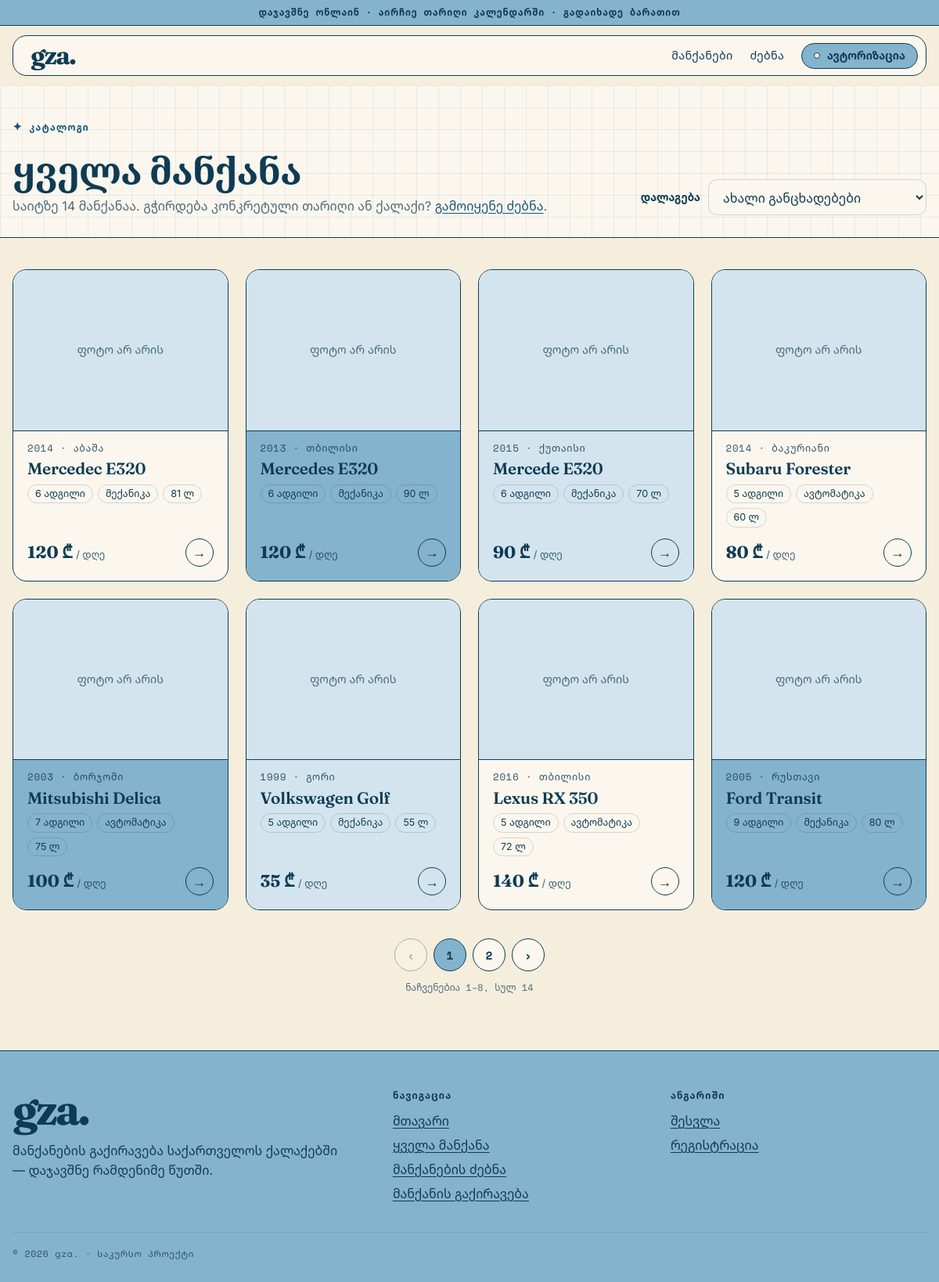
Screenshot of /cars/ with the database file from the repository.
### portal/models.py (models this page shows, shortened)
class Car(models.Model):
    owner = models.ForeignKey(
        User, on_delete=models.CASCADE, related_name="cars", verbose_name="მფლობელი"
    )
    brand = models.CharField("ბრენდი", max_length=50)
    model = models.CharField("მოდელი", max_length=50)
    year = models.PositiveIntegerField("გამოშვების წელი", validators=[MinValueValidator(MIN_YEAR)])
    price = models.PositiveIntegerField("ფასი დღეში (₾)", validators=[MinValueValidator(1)])
    capacity = models.PositiveSmallIntegerField(
        "ტევადობა", validators=[MinValueValidator(MIN_SEATS), MaxValueValidator(MAX_SEATS)]
    )
    transmission = models.CharField("ტრანსმისია", max_length=20, choices=TRANSMISSIONS)
    city = models.CharField("ქალაქი", max_length=50, choices=[(c, c) for c in CITIES])
    fuel_capacity = models.PositiveSmallIntegerField("ბაკის მოცულობა (ლ)")
    image1 = models.FileField("ფოტო 1", upload_to="cars/")
    image2 = models.FileField("ფოტო 2", upload_to="cars/")
    image3 = models.FileField("ფოტო 3", upload_to="cars/")
    latitude = models.FloatField("განედი", null=True, blank=True)
    longitude = models.FloatField("გრძედი", null=True, blank=True)
    created_at = models.DateTimeField("დამატების დრო", auto_now_add=True)  # ივსება ავტომატურად შექმნისას
    class Meta:
        ordering = ["-created_at"]  # ნაგულისხმევი დალაგება: ჯერ უახლესი ("-" = კლებადობით)
        verbose_name = "მანქანა"
        verbose_name_plural = "მანქანები"

### portal/views.py (the view)
# urls.py: path("cars/", views.cars_view, name="cars"),                         # ყველა მანქანა + დალაგება
def cars_view(request):
    sort = request.GET.get("sort")
    if sort not in SORTS:
        sort = "newest"  # უცნობი მნიშვნელობისას — ნაგულისხმევი დალაგება
    cars = Car.objects.annotate(
        times_rented=Count("rentals", filter=Q(rentals__status=Rental.PAID))
    ).order_by(*SORTS[sort][1])
    return render(request, "portal/cars.html", {
        "page_obj": paginate(request, cars, CARS_PER_PAGE),
        "sort": sort,
        "sorts": [(key, label) for key, (label, _) in SORTS.items()],
    })

### portal/context_processors.py (called while the page is built)
def site(request):
    context = {"site_name": settings.SITE_NAME}
    if request.user.is_authenticated:
        context["unread_count"] = request.user.notifications.filter(is_read=False).count()
    return context

### portal/views.py (called while the page is built)
def paginate(request, items, per_page):
    page = Paginator(items, per_page).get_page(request.GET.get("page"))
    page.numbers = list(page.paginator.get_elided_page_range(page.number, on_each_side=1, on_ends=1))
    page.ellipsis = Paginator.ELLIPSIS
    return page

### portal/templates/portal/cars.html (shortened to what this page needs)
{% extends "portal/layout.html" %}
{% block body %}
<section class="page-head grid-paper">
    <div class="container">
        <span class="eyebrow">კატალოგი</span>
        <div class="section-head" style="margin: 0;">
            <div>
                <h1>ყველა მანქანა</h1>
                <p class="muted" style="margin: 0;">საიტზე {{ page_obj.paginator.count }} მანქანაა. გჭირდება კონკრეტული თარიღი ან ქალაქი? <a href="{% url 'filter' %}">გამოიყენე ძებნა</a>.</p>
            </div>
            <form method="get" class="sort-form">
                <label for="sort">დალაგება</label>
                <select id="sort" name="sort" onchange="this.form.submit()">
                    {% for key, label in sorts %}
                        <option value="{{ key }}" {% if key == sort %}selected{% endif %}>{{ label }}</option>
                    {% endfor %}
                </select>
            </form>
        </div>
    </div>
</section>
<section class="section-tight" style="padding-bottom: 72px;">
    <div class="container">
        <div class="grid">
            {% for car in page_obj %}
                {% include "portal/partials/car_card.html" %}
            {% empty %}
                <div class="empty-state"><p>მანქანები ჯერ არ არის დამატებული.</p></div>
            {% endfor %}
        </div>
        {% include "portal/partials/pagination.html" %}
    </div>
</section>
{% endblock %}

### portal/templates/portal/partials/car_card.html
<a href="{% url 'car_detail' car.id %}{{ date_query }}" class="car-card">
    <div class="photo-wrap">{% include "portal/partials/photo.html" with photo=car.image1 alt=car.brand %}</div>
    <div class="car-body">
        <p class="car-sub">{{ car.year }} · {{ car.city }}</p>
        <h3 class="car-title">{{ car.brand }} {{ car.model }}</h3>
        <div class="chips">
            <span class="chip">{{ car.capacity }} ადგილი</span>
            <span class="chip">{{ car.get_transmission_display }}</span>
            <span class="chip">{{ car.fuel_capacity }} ლ</span>
        </div>
        <div class="car-foot">
            <span class="price">{{ car.price }} ₾ <small>/ დღე</small></span>
            <span class="arrow" aria-hidden="true">→</span>
        </div>
    </div>
</a>

### portal/static/portal/css/style.css (style rules this page uses)
:root { --merino: #F5EEDD; --paper: #FBF7EE; --rock: #84B3CE; --rock-soft: #D3E4EE; --venice: #16587B; --ink: #0E3B53; --muted: #4A6A7D; --line: #0E3B53; --hairline: rgba(14, 59, 83, .18); --grid: rgba(22, 88, 123, .09); --danger: #A63A26; --danger-bg: #F6DFD7; --display: "Fraunces", "Noto Serif Georgian", Georgia, serif; --body: "Inter", "Noto Sans Georgian", system-ui, sans-serif; --mono: "Space Mono", "Noto Sans Georgian", ui-monospace, monospace; --radius: 18px; --radius-sm: 12px; --border: 1.5px solid var(--line); --shadow: 4px 4px 0 var(--rock); --shadow-lg: 6px 6px 0 var(--rock); }
*, *::before, *::after { box-sizing: border-box; }
html { -webkit-text-size-adjust: 100%; }
body { margin: 0; background: var(--merino); color: var(--ink); font-family: var(--body); font-size: 16px; line-height: 1.55; }
a { color: var(--venice); text-underline-offset: 3px; }
h1, h2, h3 { font-family: var(--display); font-weight: 600; line-height: 1.1; letter-spacing: -.01em; margin: 0 0 .5em; }
h1 { font-size: clamp(2rem, 4.5vw, 3rem); }
h3 { font-size: 1.2rem; }
p { margin: 0 0 1em; }
.container { width: min(1200px, 100% - 32px); margin-inline: auto; }
.section-tight { padding: 40px 0; }
.muted { color: var(--muted); }
.grid-paper { background-color: var(--paper); background-image: linear-gradient(var(--grid) 1px, transparent 1px), linear-gradient(90deg, var(--grid) 1px, transparent 1px); background-size: 28px 28px; }
.eyebrow { display: inline-flex; align-items: center; gap: .5rem; margin-bottom: 12px; font: 700 .72rem/1 var(--mono); letter-spacing: .12em; color: var(--venice); }
.eyebrow::before { content: "✦"; font-size: .9rem; }
label { display: block; font-weight: 600; font-size: .85rem; margin-bottom: 6px; }
input[type=text], input[type=email], input[type=password], input[type=number], input[type=date], select { width: 100%; padding: 11px 14px; font: inherit; color: var(--ink); background: var(--paper); border: 1.5px solid var(--hairline); border-radius: var(--radius-sm); transition: border-color .12s, box-shadow .12s; }
.section-head { display: flex; align-items: end; justify-content: space-between; gap: 16px; flex-wrap: wrap; margin-bottom: 28px; }
.grid { display: grid; grid-template-columns: repeat(auto-fill, minmax(250px, 1fr)); gap: 22px; }
.car-card { display: flex; flex-direction: column; border: var(--border); border-radius: var(--radius); overflow: hidden; background: var(--paper); color: inherit; text-decoration: none; transition: transform .15s, box-shadow .15s; }
.car-card .photo-wrap { border-bottom: var(--border); }
.car-body { padding: 16px 18px 18px; display: flex; flex-direction: column; gap: 8px; flex: 1; }
.grid > .car-card:nth-child(3n+2) .car-body { background: var(--rock); }
.grid > .car-card:nth-child(3n+3) .car-body { background: var(--rock-soft); }
.car-title { font: 600 1.3rem/1.15 var(--display); margin: 0; }
.car-sub { font: .78rem/1 var(--mono); letter-spacing: .06em; opacity: .85; margin: 0; }
.chips { display: flex; flex-wrap: wrap; gap: 6px; }
.chip { display: inline-flex; align-items: center; gap: 4px; font-size: .78rem; line-height: 1; border: 1px solid var(--hairline); border-radius: 999px; padding: 5px 9px; }
.car-foot { display: flex; align-items: center; justify-content: space-between; margin-top: auto; padding-top: 6px; }
.price { font: 700 1.35rem/1 "Fraunces", Georgia, serif; }
.price small { font: 400 .8rem var(--body); opacity: .8; }
.arrow { width: 36px; height: 36px; border-radius: 50%; border: 1.5px solid currentColor; display: grid; place-items: center; font-size: 1.1rem; }
.photo-wrap { aspect-ratio: 4 / 3; background: var(--rock-soft); position: relative; overflow: hidden; }
.page-head { padding: 40px 0 28px; border-bottom: var(--border); }
.page-head h1 { margin: 10px 0 6px; }
.sort-form { display: flex; align-items: center; gap: 10px; }
.sort-form label { margin: 0; white-space: nowrap; }
.sort-form select { min-width: 230px; }

### rows the page displays
Car: year "2014", city "აბაშა", brand "Mercedec", model "E320", capacity "6", transmission "მექანიკა", fuel_capacity "81", price "120"
Car: year "2013", city "თბილისი", brand "Mercedes", model "E320", capacity "6", transmission "მექანიკა", fuel_capacity "90", price "120"
Car: year "2015", city "ქუთაისი", brand "Mercede", model "E320", capacity "6", transmission "მექანიკა", fuel_capacity "70", price "90"
Car: year "2014", city "ბაკურიანი", brand "Subaru", model "Forester", capacity "5", transmission "ავტომატიკა", fuel_capacity "60", price "80"
Car: year "2003", city "ბორჯომი", brand "Mitsubishi", model "Delica", capacity "7", transmission "ავტომატიკა", fuel_capacity "75", price "100"
Car: year "1999", city "გორი", brand "Volkswagen", model "Golf", capacity "5", transmission "მექანიკა", fuel_capacity "55", price "35"
Car: year "2016", city "თბილისი", brand "Lexus", model "RX 350", capacity "5", transmission "ავტომატიკა", fuel_capacity "72", price "140"
Car: year "2005", city "რუსთავი", brand "Ford", model "Transit", capacity "9", transmission "მექანიკა", fuel_capacity "80", price "120"

### other values shown
{{ site_name }} "gza."
{{ page_obj.paginator.count }} "14"
{{ n }} "1"
{{ n }} "2"
{{ page_obj.start_index }} "1"
{{ page_obj.end_index }} "8"
form field sort "ახალი განცხადებები"
